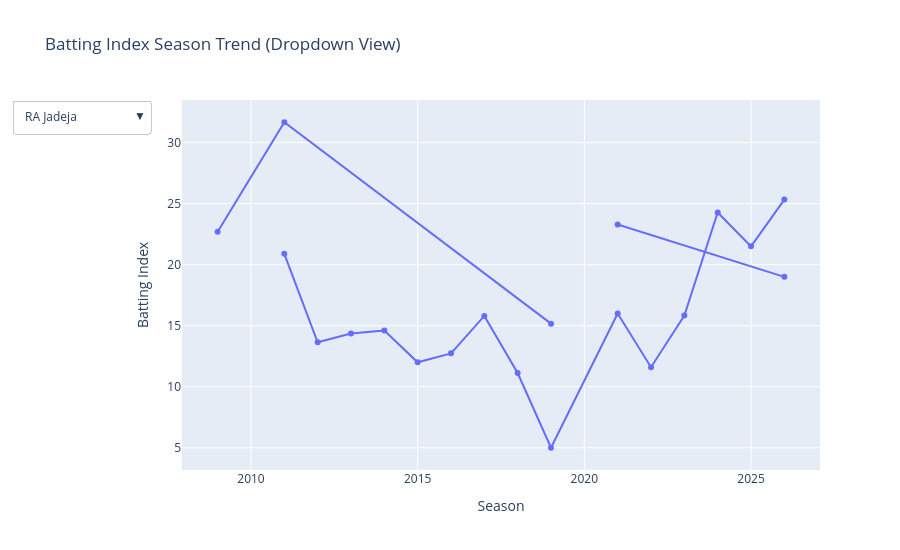

The notebook cell this image was saved under:
### Code cell
import plotly.graph_objects as go
import os

os.makedirs("outputs", exist_ok=True)

players = batting_qual.nlargest(10,'bat_index')['batter'].tolist()
trend_data = bat_s_q[bat_s_q['batter'].isin(players)]

fig = go.Figure()

for i, p in enumerate(players):
    temp = trend_data[trend_data['batter'] == p]

    fig.add_trace(go.Scatter(
        x=temp['season'],
        y=temp['bat_index'],
        mode='lines+markers',
        name=p,
        visible=(i == 0)
    ))

buttons = []

for i, p in enumerate(players):
    vis = [False] * len(players)
    vis[i] = True

    buttons.append(dict(
        label=p,
        method="update",
        args=[
            {"visible": vis},
            {"title": f"Batting Trend — {p}"}
        ]
    ))

fig.update_layout(
    updatemenus=[dict(
        buttons=buttons,
        direction="down"
    )],
    xaxis_title="Season",
    yaxis_title="Batting Index",
    title="Batting Index Season Trend (Dropdown View)",
    height=550
)

fig.write_html("outputs/dashboard_season_trend.html")
fig.show()

### Figure 1 — Plotly figure (JSON) as saved in the notebook; plotly's stock layout.template omitted (floating-point values rounded to 4 significant figures)
{"data": [{"mode": "lines+markers", "name": "RA Jadeja", "type": "scatter", "visible": true, "x": [2011, 2012, 2013, 2014, 2015, 2016, 2017, 2018, 2019, 2021, 2022, 2023, 2024, 2025, 2026, "2007/08", "2009", "2011", "2019", "2020/21", "2021", "2026"], "y": [20.89, 13.64, 14.36, 14.6, 12.0, 12.73, 15.8, 11.12, 5.0, 16.0, 11.6, 15.83, 24.27, 21.5, 25.33, 15.0, 22.69, 31.67, 15.17, 21.09, 23.29, 19.0]}, {"mode": "lines+markers", "name": "LA Pomersbach", "type": "scatter", "visible": false, "x": [2011, 2013, "2007/08", "2009"], "y": [12.75, 19.33, 30.4, 10.25]}, {"mode": "lines+markers", "name": "PC Valthaty", "type": "scatter", "visible": false, "x": [2011, 2012, 2013, "2009", "2011"], "y": [28.08, 5.0, 6.0, 3.0, 63.0]}, {"mode": "lines+markers", "name": "MS Dhoni", "type": "scatter", "visible": false, "x": [2011, 2012, 2013, 2014, 2015, 2016, 2017, 2018, 2019, 2021, 2022, 2023, 2024, 2025, "2007/08", "2009", "2009/10", "2011", "2019", "2020/21", "2021"], "y": [29.8, 21.06, 28.81, 24.73, 21.88, 23.67, 19.33, 30.33, 39.0, 10.5, 19.33, 8.667, 14.64, 15.08, 29.57, 25.54, 26.09, 31.33, 32.5, 16.67, 10.2]}, {"mode": "lines+markers", "name": "MP Stoinis", "type": "scatter", "visible": false, "x": [2016, 2017, 2018, 2019, 2021, 2022, 2023, 2024, 2025, 2026, "2019", "2020/21", "2021", "2026"], "y": [29.2, 5.667, 14.14, 29.5, 18.0, 15.6, 27.2, 27.71, 14.55, 6.333, 19.0, 20.71, 11.83, 45.5]}, {"mode": "lines+markers", "name": "AD Russell", "type": "scatter", "visible": false, "x": [2012, 2013, 2014, 2015, 2016, 2018, 2019, 2021, 2022, 2023, 2024, 2025, "2019", "2020/21", "2021"], "y": [23.5, 5.5, 1.0, 29.64, 23.5, 22.57, 52.75, 20.0, 27.92, 16.21, 24.67, 16.7, 33.67, 13.0, 23.29]}, {"mode": "lines+markers", "name": "Abhishek Sharma", "type": "scatter", "visible": false, "x": [2018, 2021, 2022, 2023, 2024, 2025, 2026, "2019", "2020/21", "2021", "2026"], "y": [21.0, 13.33, 30.43, 20.55, 30.25, 33.77, 25.8, 3.0, 10.14, 14.5, 74.0]}, {"mode": "lines+markers", "name": "TH David", "type": "scatter", "visible": false, "x": [2021, 2022, 2023, 2024, 2025, 2026, "2026"], "y": [1.0, 23.25, 15.4, 21.91, 20.78, 28.83, 9.5]}, {"mode": "lines+markers", "name": "R Shepherd", "type": "scatter", "visible": false, "x": [2022, 2023, 2024, 2025, 2026, "2026"], "y": [19.33, 0.0, 11.4, 23.33, 9.75, 17.0]}, {"mode": "lines+markers", "name": "H Klaasen", "type": "scatter", "visible": false, "x": [2018, 2023, 2024, 2025, 2026, "2019", "2026"], "y": [14.25, 40.73, 31.93, 37.46, 44.8, 4.5, 47.5]}], "layout": {"height": 550, "title": {"text": "Batting Index Season Trend (Dropdown View)"}, "updatemenus": [{"buttons": [{"args": [{"visible": [true, false, false, false, false, false, false, false, false, false]}, {"title": "Batting Trend — RA Jadeja"}], "label": "RA Jadeja", "method": "update"}, {"args": [{"visible": [false, true, false, false, false, false, false, false, false, false]}, {"title": "Batting Trend — LA Pomersbach"}], "label": "LA Pomersbach", "method": "update"}, {"args": [{"visible": [false, false, true, false, false, false, false, false, false, false]}, {"title": "Batting Trend — PC Valthaty"}], "label": "PC Valthaty", "method": "update"}, {"args": [{"visible": [false, false, false, true, false, false, false, false, false, false]}, {"title": "Batting Trend — MS Dhoni"}], "label": "MS Dhoni", "method": "update"}, {"args": [{"visible": [false, false, false, false, true, false, false, false, false, false]}, {"title": "Batting Trend — MP Stoinis"}], "label": "MP Stoinis", "method": "update"}, {"args": [{"visible": [false, false, false, false, false, true, false, false, false, false]}, {"title": "Batting Trend — AD Russell"}], "label": "AD Russell", "method": "update"}, {"args": [{"visible": [false, false, false, false, false, false, true, false, false, false]}, {"title": "Batting Trend — Abhishek Sharma"}], "label": "Abhishek Sharma", "method": "update"}, {"args": [{"visible": [false, false, false, false, false, false, false, true, false, false]}, {"title": "Batting Trend — TH David"}], "label": "TH David", "method": "update"}, {"args": [{"visible": [false, false, false, false, false, false, false, false, true, false]}, {"title": "Batting Trend — R Shepherd"}], "label": "R Shepherd", "method": "update"}, {"args": [{"visible": [false, false, false, false, false, false, false, false, false, true]}, {"title": "Batting Trend — H Klaasen"}], "label": "H Klaasen", "method": "update"}], "direction": "down"}], "xaxis": {"title": {"text": "Season"}}, "yaxis": {"title": {"text": "Batting Index"}}}}
